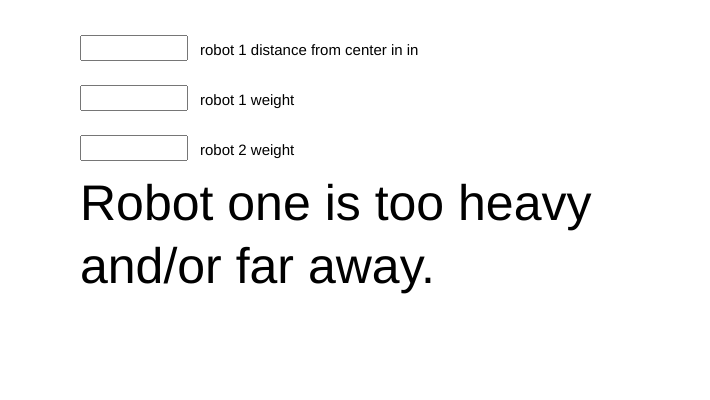
Frame 1 (no input)
Frame 60 (no input): identical to frame 1, image omitted
Frame 120 (the mouse pressed at the canvas centre since frame 60): identical to frame 1, image omitted

The p5.js sketch that drew this single still picture (run headless with seeded random() and noise() and a simulated clock; from frame 60 on, the mouse is pressed at the canvas centre):

// p5.js sketch
// ── sketch.js
var rob, rob2, robDist;
let oneDist, weight, weight2;

function setup() {
   createCanvas(710, 400);
   textSize(15);
   noStroke();

   oneDist = createInput('');
   oneDist.size(100, 20);
   oneDist.position(80, 35);

   weight = createInput('');
   weight.size(100, 20);
   weight.position(80, 85);

   weight2 = createInput('');
   weight2.size(100, 20);
   weight2.position(80, 135);
}

function draw() {
   background(255);

   textSize(15);
   text('robot 1 distance from center in in', 200, 55);
   robDist = oneDist.value();

   rob = weight.value();
   text('robot 1 weight', 200, 105);

   text('robot 2 weight', 200, 155);
   rob2 = weight2.value();
   findDist();
}

function findDist(){
var rob2Dist = ((rob*robDist)/rob2).toFixed(2);
var rob2Frac = ((rob2Dist/55.625).toFixed(3))*100;

if(rob2Dist <= 55.63){
textSize(50);
text("Robot 2 should be " + rob2Frac + "% of\nthe way from the center or\n" + rob2Dist + " inches.", 80, 220);
} else {
   textSize(50);
text("Robot one is too heavy \nand/or far away.", 80, 220);
}
}
